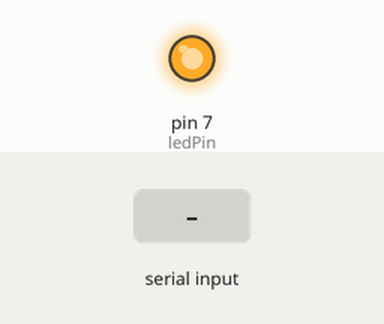
Recording of a sketch running on a simulated Arduino Uno, built with avr-gcc and run on an emulated ATmega328P. On the bench: output pins drawn as LEDs (lit = HIGH). The inputs (shaded band) are chosen by the test bench.

Above: at 1.2 s.
1.3 s: "y" received over Serial
At 2.5 s:
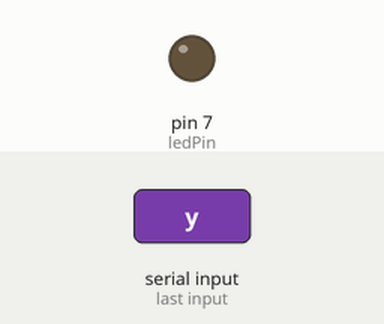
2.8 s: "s" received over Serial
At 3.9 s:
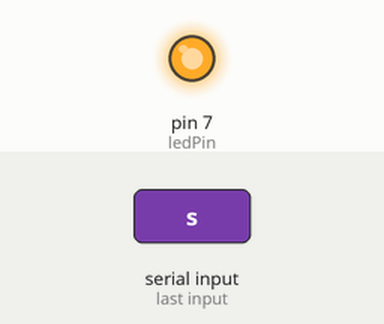
Timing chart, 0 to 5.8 s (numbered marks = the images above; inputs shaded):
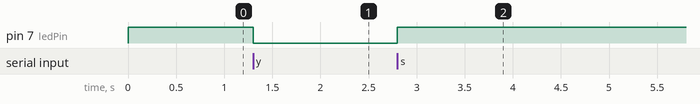

Measured:
- after the input at 1.3 s, pin 7 (ledPin): HIGH → LOW at once
- after the input at 2.8 s, pin 7 (ledPin): LOW → HIGH at once

The sketch:

HC05_SMART_ROOM_LIGHT.ino
```cpp
//Author : Mustafa Ergül

#define ledPin 7  // Relay control pin
char value; // Submitted value

void setup() {
  Serial.begin(9600);
  pinMode(ledPin, OUTPUT); //Relay pin set output
  digitalWrite(ledPin, HIGH); //Initially the room light is off

}

void loop() {
    if(Serial.available() > 0){ // Checks whether data is comming from the serial port
    value = Serial.read(); // Reads the data from the serial port
    }
     if (value == 'y') {
  digitalWrite(ledPin, LOW); // Room Light ON
 }
 else if (value == 's') {
  digitalWrite(ledPin, HIGH); // Room Light OFF
 }
}
```
